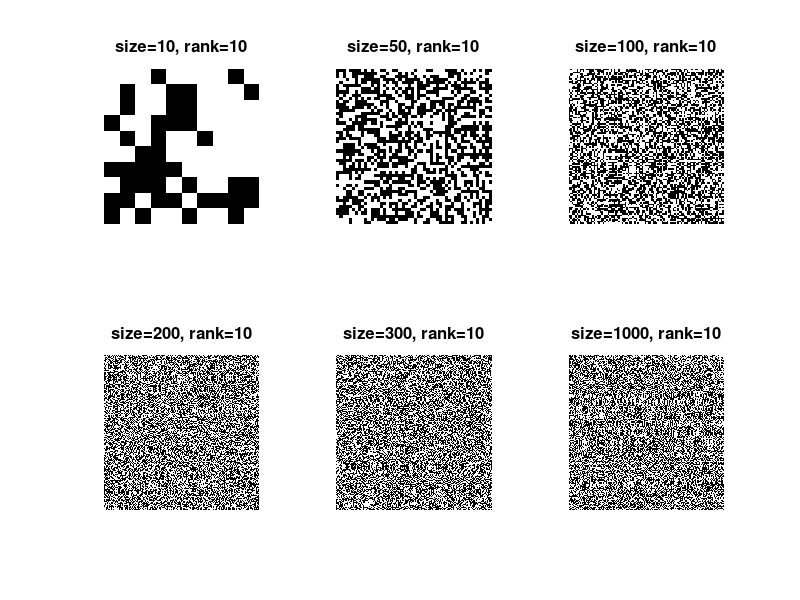

This figure's MATLAB source:
%relu_SVs for uniform distributed matrices.
close all; %clear all;

sizelist=[10,50,100,200,300,1000];
r=10;
idx = 1:15;
projnorm=zeros(1,10);

for i=1:length(sizelist)


d=sizelist(i);
n=sizelist(i);
U = orth(randn(d,r));
V = randn(n,r);
X = U*V';

% D = rand(d,r); % from 0 to 1.
% D = D - 1.25*mean(D(:)); % some negative values.
% X =  repmat(D,[1,cast(n/r,'uint8')]);
% [ux, sx, vx] = svd(X);
% sx = diag(sx);

Xrelu = max(X,0);
Omega = (Xrelu>0);
% [uxr, sxr, vxr] = svd(Xrelu);
% sxr = diag(sxr);

figure(1);
subplot(2,3,i);
imshow(Omega);
% plot(idx, sx(idx), 'rx','MarkerSize',10);
hold on;
% plot(idx,sxr(idx), 'go','MarkerSize',10)
title(['size=',num2str(n),', rank=',num2str(r)],'FontSize',12);

% figure(2);
% subplot(2,5,r);
% histogram(X(:));
% title(['rank=' num2str(r)],'FontSize',20);
% Uest = uxr(:,1:r+1);
% projnorm(r) = norm(U - Uest*Uest'*U,'fro');

% fprintf("rank = %d, elements through ReLU (%%) = %0.1f \n",rank(X),100*length(find(Xrelu~=0))/(size(Xrelu,1)*size(Xrelu,2)));
end
figure(1);
% legend('singular values','singular values after ReLU','FontSize',8)
% 
% figure
% plot(projnorm)
